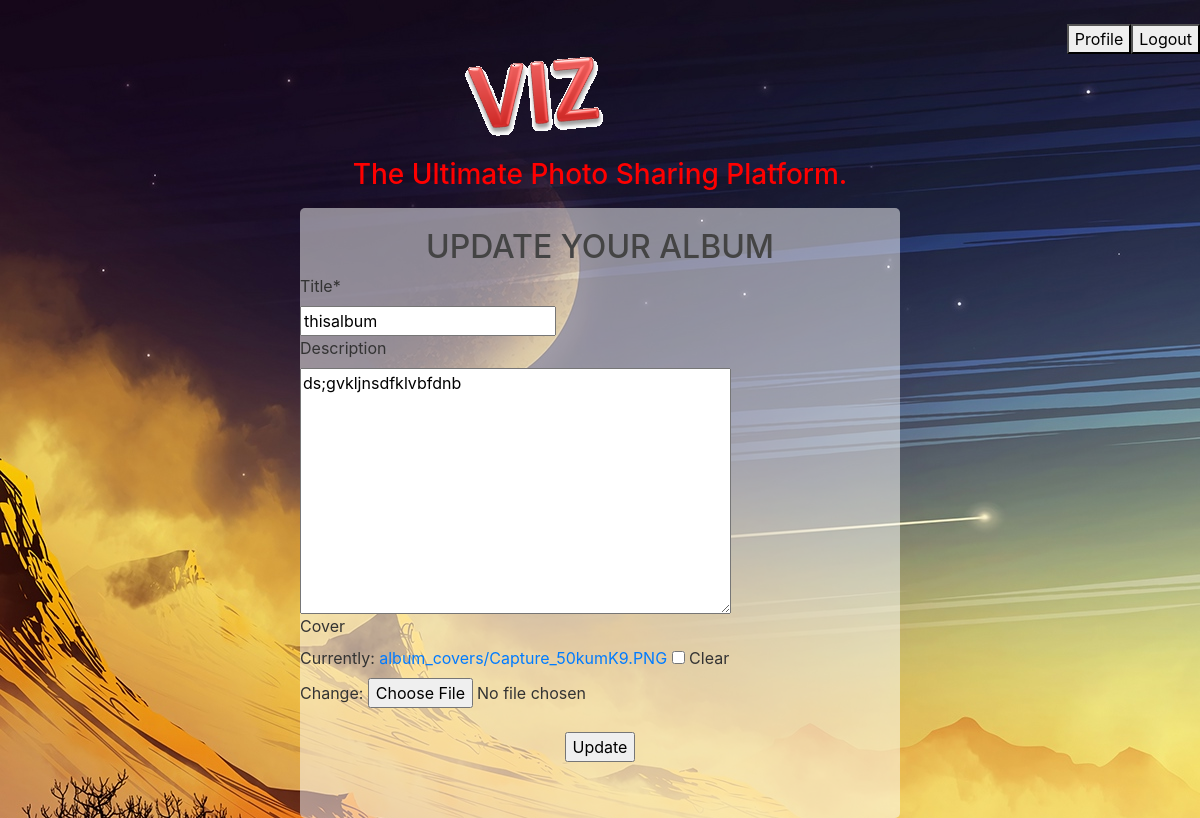
/albums/6cd161f4-a8c8-48a9-98be-137533ad0598/update/ (signed in), run on an earlier commit of the app's database.
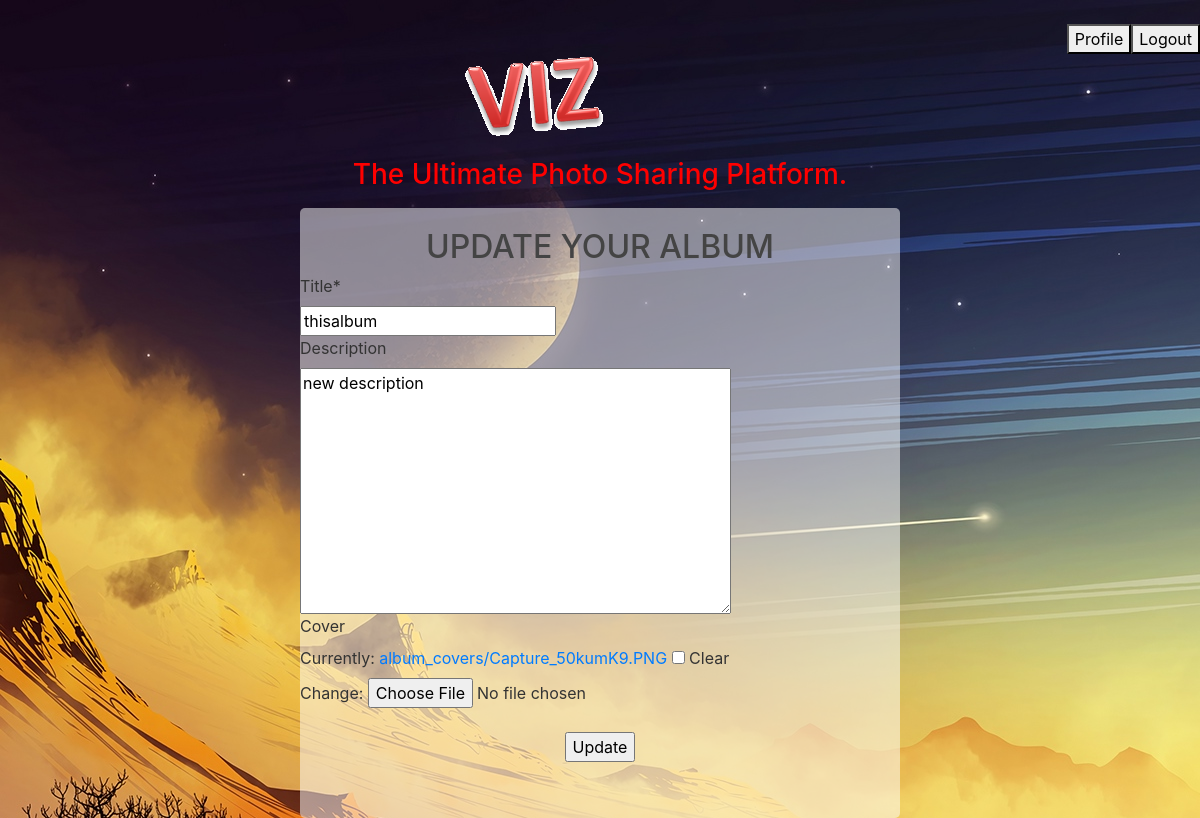
And on a later commit of the database.
### viz/models.py (models this page shows, shortened)
class Album(models.Model):
	albumid = models.UUIDField(primary_key=True, unique=True, default=uuid.uuid4())
	title = models.CharField(max_length=100)
	description = models.TextField(blank=True)
	date_posted = models.DateTimeField(default=timezone.now)
	owner = models.ForeignKey(User,on_delete=models.CASCADE)
	cover = models.ImageField(upload_to='album_covers',blank=True,default='defaultcover.jpg')

### viz/views.py (the view, shortened to what this page needs)
# urls.py: path('albums/<pk>/update/',views.AlbumUpdateView.as_view(),name='viz-updateAlbum'),
class AlbumUpdateView(LoginRequiredMixin, UserPassesTestMixin, UpdateView):
	model = Album
	template_name = 'HTML/albumCreateForm.html'
	fields = ['title', 'description','cover']
	def test_func(self):
		album = self.get_object()
		if self.request.user == album.owner:
			return True
		return False

### viz/templates/HTML/albumCreateForm.html
{% extends "HTML/base.html" %}
{% load static %}
{% load crispy_forms_tags %}
{% block content %}<div class="container">
{% if "update" in request.build_absolute_uri %}
<center><h2>UPDATE YOUR ALBUM</h2></center>
{% else %}
<center><h2>CREATE AN ALBUM</h2></center>
{% endif %}
<form method="POST" enctype=multipart/form-data>{% csrf_token %}
{{ form|crispy }}<br>
{% if "update" in request.build_absolute_uri %}
<center><input style="margin-bottom: 10px;" type="submit" value="Update"></center>
{% else %}
<center><input style="margin-bottom: 10px;" type="submit" value="Create"></center>
{% endif %}
</form></div></div>{% endblock content %}

What changed in the data, as far as the page shows it:
changed Album "thisalbum": description "ds;gvkljnsdfklvbfdnb" → "new description"
